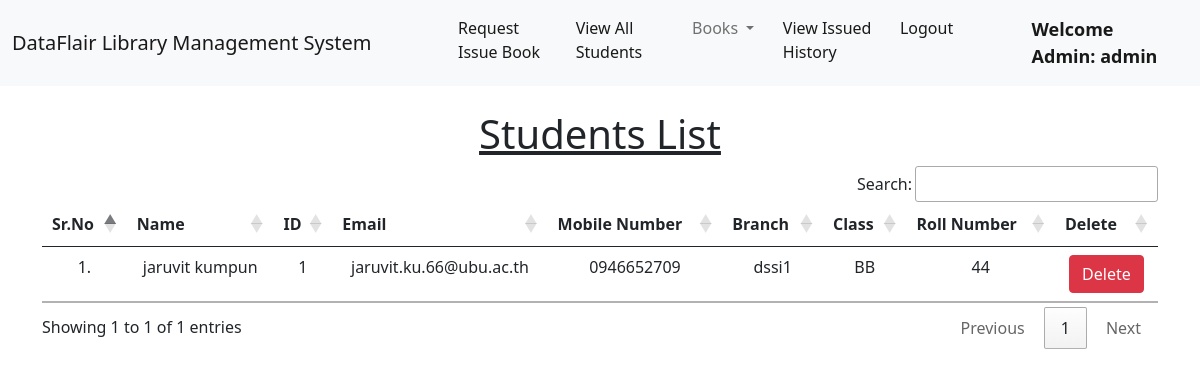
The app's page /view_students/ (signed in) with its own data.
### LibraryAPP/models.py (models this page shows, shortened)
class Student(models.Model):
    user = models.OneToOneField(User, on_delete=models.CASCADE)
    classroom = models.CharField(max_length=10)
    branch = models.CharField(max_length=10)
    roll_no = models.CharField(max_length=3, blank=True)
    phone = models.CharField(max_length=10, blank=True)
    image = models.ImageField(upload_to="", blank=True)

### LibraryAPP/views.py (the view)
# urls.py: path("view_students/", views.view_students, name="view_students"),
@login_required(login_url = '/admin_login')
def view_students(request):
    students = Student.objects.all()
    return render(request, "view_students.html", {'students':students})

### LibraryAPP/templates/view_students.html (shortened to what this page needs)
{% extends 'admin_navbar.html' %}
{% load static %}
{% block body %}
<div class="container mt-4">
    <h1 class="text-center"><u>Students List</u></h1>
    <table class="table table-hover" id="example">
        <thead>
            <tr class="text-center">
                <th>Sr.No</th>
                <th>Name</th>
                <th>ID</th>
                <th>Email</th>
                <th>Mobile Number</th>
                <th>Branch</th>
                <th>Class</th>
                <th>Roll Number</th>
                <th>Delete</th>
            </tr>
        </thead>
        <tbody>
            {% for student in students %}
            <tr class="text-center">
                <td>{{forloop.counter}}.</td>
                <td>{{student.user.get_full_name}}</td>
                <td>{{student.user.id}}</td>
                <td>{{student.user.email}}</td>
                <td>{{student.phone}}</td>
                <td>{{student.branch}}</td>
                <td>{{student.classroom}}</td>
                <td>{{student.roll_no}}</td>
                <td><a href="/delete_student/{{student.id}}/" class="btn btn-danger" onclick="return confirm('Are you sure you want to delete this student?')">Delete</a></td>
            </tr>
            {% endfor %}
        </tbody>
    </table>
    </div>
{% endblock %}

### LibraryAPP/templates/admin_navbar.html (shortened to what this page needs)
<!doctype html>
<html lang="en">
  <head>
    <link href="https://cdn.jsdelivr.net/npm/bootstrap@5.1.0/dist/css/bootstrap.min.css" rel="stylesheet">
    <link rel="stylesheet" href="https://cdn.datatables.net/1.10.25/css/jquery.dataTables.min.css">
    <link rel="stylesheet" href="https://cdn.datatables.net/buttons/1.7.1/css/buttons.dataTables.min.css">
  </head>
  <body>
    <nav class="navbar navbar-expand-lg navbar-light bg-light">
        <div class="container-fluid">
          <a class="navbar-brand" href="#">DataFlair Library Management System</a>
          <div class="collapse navbar-collapse" id="navbarSupportedContent">
            <ul class="navbar-nav me-auto mb-2 mb-lg-0">
              <li>
                  <a class="nav-link active" aria-current="page" href="{% url 'manage_requests' %}">Request Issue Book</a>
              </li>
              <li class="nav-item">
                <a class="nav-link active" aria-current="page" href="/view_students/">View All Students</a>
              </li>
              <li class="nav-item dropdown">
                <a class="nav-link dropdown-toggle" href="#" id="navbarDropdown" role="button" data-bs-toggle="dropdown" aria-expanded="false">
                  Books
                </a>
              </li>
              <li>
                 <a class="nav-link active" aria-current="page" href="{% url 'view_issued_history' %}">View Issued History</a>
              </li>
              <li class="nav-item">
                <a class="nav-link active" aria-current="page" href="/logout/">Logout</a>
              </li>
              <li class="nav-item">
                <a style="font-weight:600; font-family:'Segoe UI', Tahoma, Geneva, Verdana, sans-serif; font-size: large;" class="nav-link active" href="#">Welcome Admin: {{request.user}}</a>
              </li>
            </ul>
          </div>
        </div>
      </nav>
      {% block body %}
      {% endblock %}
  </body>
</html>

### records on screen
Student: user.get_full_name "jaruvit kumpun", user.id "1", user.email "jaruvit.ku.66@ubu.ac.th", phone "0946652709", branch "dssi1", classroom "BB", roll_no "44"

### other values on screen
{{ request.user }} "admin"
